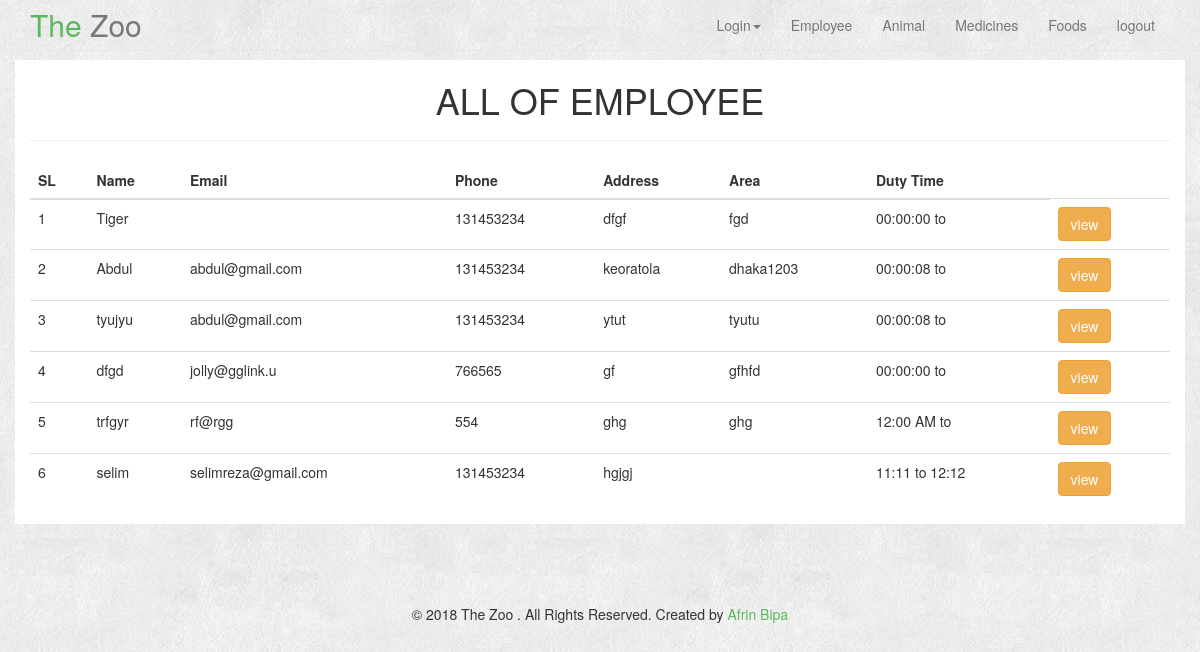
Page /EmployeeIndex.php (signed in) on the committed database.
### tables this page shows
CREATE TABLE `employee` (
  `id` int(55) NOT NULL,
  `name` varchar(55) NOT NULL,
  `email` varchar(55) NOT NULL,
  `phone` bigint(55) NOT NULL,
  `address` varchar(55) NOT NULL,
  `area` varchar(55) NOT NULL,
  `d_time` varchar(25) NOT NULL,
  `d_timend` varchar(6) NOT NULL
);

### EmployeeIndex.php (the view, shortened to what this page needs)
<?php
$conn = mysqli_connect('localhost','root','','registrations');
$sql = "SELECT * FROM employee";
$result = mysqli_query($conn, $sql);
?>
<?php include('header.php') ?>
<br><br><br>
<div style="background-color: white" class="container">
<h1 align="center">ALL OF EMPLOYEE</h1>
<hr>
    <div class="row">
    <div class="col-md-6 col-md-offset-2">
        <div class="col-md-6">
        </div>
    </div>
</div>
<table class="table">
    <thead>
    <th>SL</th>
    <th>Name</th>
    <th>Email</th>
    <th>Phone</th>
    <th>Address</th>
    <th>Area</th>
    <th>Duty Time</th>
    <thead>
    <tbody>
   <?php $i=1; ?>
   <?php while($row = mysqli_fetch_assoc($result)){
        ?>
        <tr>
            <td><?php echo $i; ?></td>
            <td><?php echo $row['name'] ?></td>
            <td><?php echo $row['email']?></td>
            <td><?php echo $row['phone']?></td>
            <td><?php echo $row['address']?></td>
            <td><?php echo $row['area']?></td>
            <td><?php echo $row['d_time']?> to <?php echo $row['d_timend']?></td>
            <td>
                <a class="btn btn-warning" href="EmployeeView.php?id=<?php echo $row['id'] ?>">view</a>
            </td>
        </tr>
        <?php $i++; ?>
    <?php } ?>
    </tbody>
</table>
</div>
<?php include('footer.php') ?>

### css/bootshape.css (style rules this page uses)
body { background-image:url('../img/bg.png'); background-repeat:repeat; }

### rows in the picture
employee: name "Tiger", phone "131453234", address "dfgf", area "fgd", d_time "00:00:00"
employee: name "Abdul", email "abdul@gmail.com", phone "131453234", address "keoratola", area "dhaka1203", d_time "00:00:08"
employee: name "tyujyu", email "abdul@gmail.com", phone "131453234", address "ytut", area "tyutu", d_time "00:00:08"
employee: name "dfgd", email "jolly@gglink.u", phone "766565", address "gf", area "gfhfd", d_time "00:00:00"
employee: name "trfgyr", email "rf@rgg", phone "554", address "ghg", area "ghg", d_time "12:00 AM"
employee: name "selim", email "selimreza@gmail.com", phone "131453234", address "hgjgj", d_time "11:11", d_timend "12:12"
